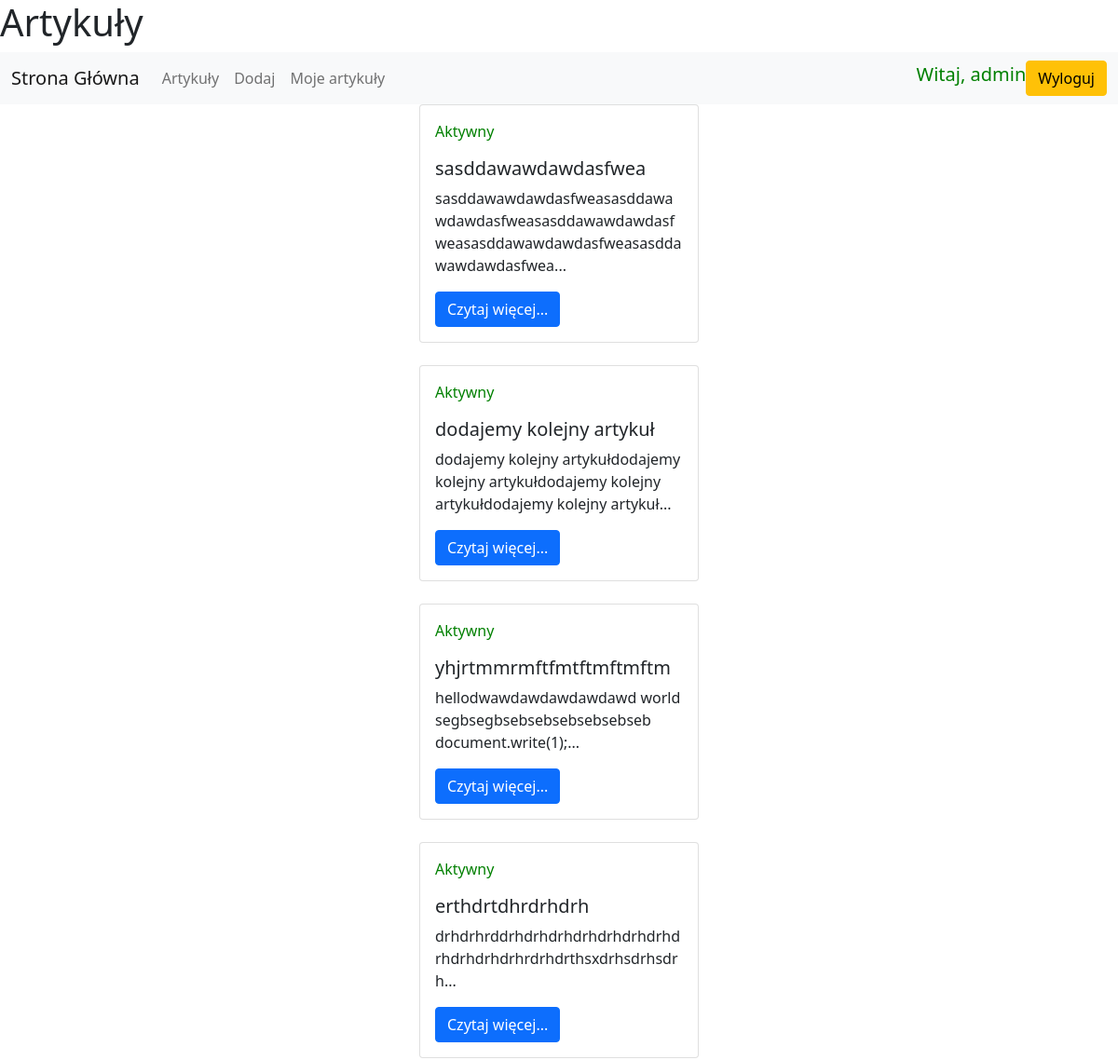
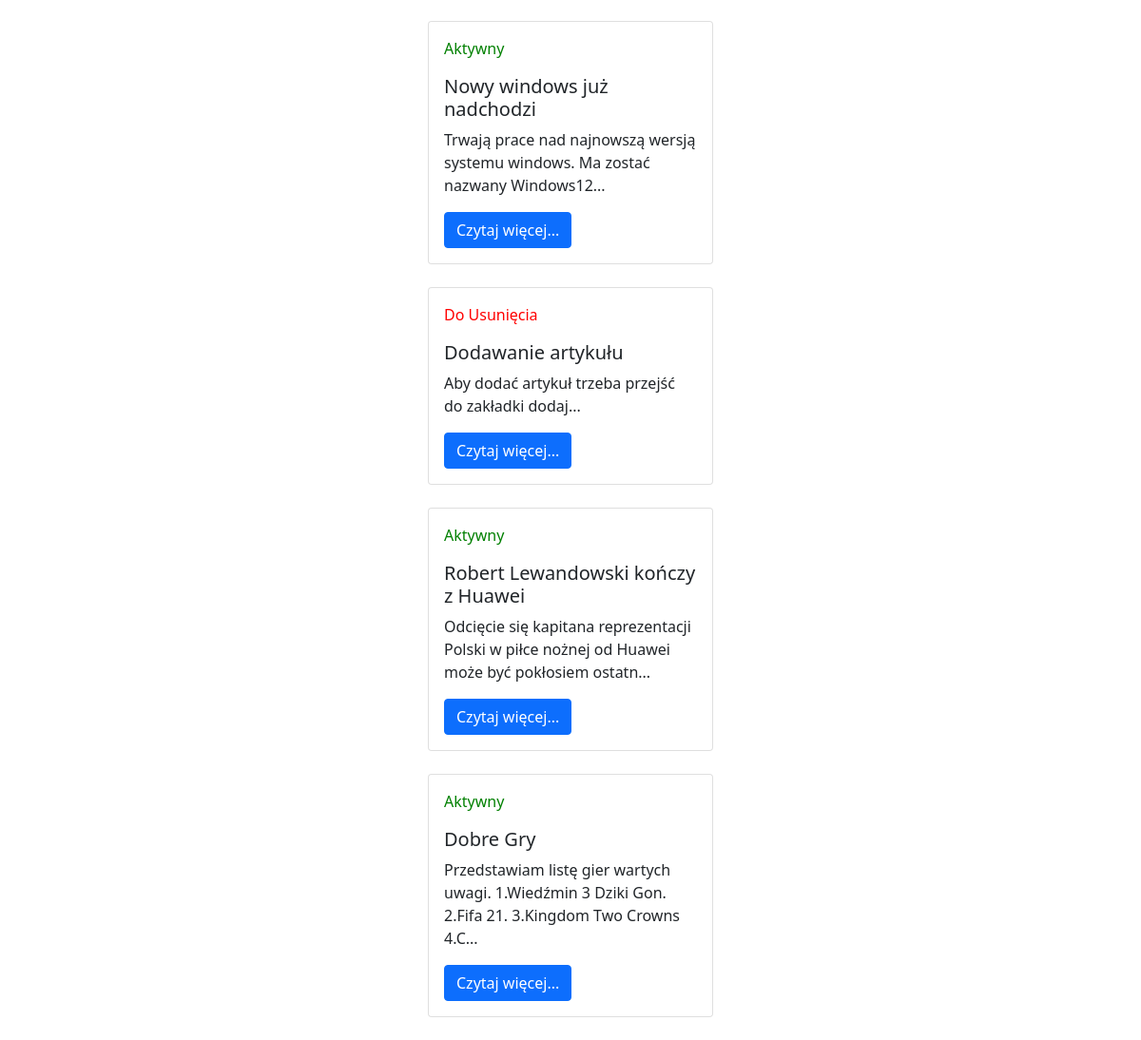
Page /pages/article.php (signed in) on the committed database (2 pictures, top to bottom).
### tables this page shows
CREATE TABLE `article` (
  `ID` int(11) NOT NULL,
  `Title` varchar(50) NOT NULL,
  `Content` mediumtext NOT NULL,
  `Stat` tinyint(1) NOT NULL,
  `User_ID` int(11) NOT NULL
);

### pages/article.php (the view, shortened to what this page needs)
<html>
<?php require '../components/head.php' ?>
<body>
    <header>
        <h1>Artykuły</h1>
    </header>
    <?php require '../components/nav.php' ?>
    <section>
        <?php
        require_once "../components/connect.php";
        $conn = new mysqli($host, $db_user, $db_pass, $db_name);
        $all_articles = $conn->query("SELECT ID,Title,Content,Stat FROM article order by ID desc");
        if ($all_articles->num_rows > 0) {
            while ($art = $all_articles->fetch_assoc()) {
                echo '<div class="card w-25 m-auto" style="width: 18rem;">
                <div class="card-body">';
                if($art['Stat'] == 1){
                    echo "<span style='color:green'> <p>Aktywny</p></span>";
                }else{
                    echo "<span style='color:red'> <p>Do Usunięcia</p></span>";
                }
                echo '<h5 class="card-title">' . $art["Title"] . "</h5>";
                echo '<p class="card-text">' . substr($art["Content"],0,100) . "...</p>";
                echo '<a href="./more.php?article='. $art["ID"] .'" class="btn btn-primary">Czytaj więcej...</a></div></div>';
                echo '<br>';
            }
        }
        ?>
    </section>
</body>
</html>

### rows in the picture
article: Stat "Aktywny", Title "sasddawawdawdasfwea", Content "sasddawawdawdasfweasasddawawdawdasfweasasddawawdawdasfweasasddawawdawdasfweasasddawawdawdasfwea"
article: Stat "Aktywny", Title "dodajemy kolejny artykuł", Content "dodajemy kolejny artykułdodajemy kolejny artykułdodajemy kolejny artykułdodajemy kolejny artykuł"
article: Stat "Aktywny", Title "yhjrtmmrmftfmtftmftmftm", Content "hellodwawdawdawdawdawd world segbsegbsebsebsebsebsebseb document.write(1);"
article: Stat "Aktywny", Title "erthdrtdhrdrhdrh", Content "drhdrhrddrhdrhdrhdrhdrhdrhdrhdrhdrhdrhdrhrdrhdrthsxdrhsdrhsdrh"
article: Stat "Aktywny", Title "Nowy windows już nadchodzi", Content "Trwają prace nad najnowszą wersją systemu windows. Ma zostać nazwany Windows12"
article: Stat "Do Usunięcia", Title "Dodawanie artykułu", Content "Aby dodać artykuł trzeba przejść do zakładki dodaj"
article: Stat "Aktywny", Title "Robert Lewandowski kończy z Huawei", Content "Odcięcie się kapitana reprezentacji Polski w piłce nożnej od Huawei może być pokłosiem ostatn"
article: Stat "Aktywny", Title "Dobre Gry", Content "Przedstawiam listę gier wartych uwagi. 1.Wiedźmin 3 Dziki Gon. 2.Fifa 21. 3.Kingdom Two Crowns 4.C"

### other values in the picture
$_SESSION["user"] "admin"
